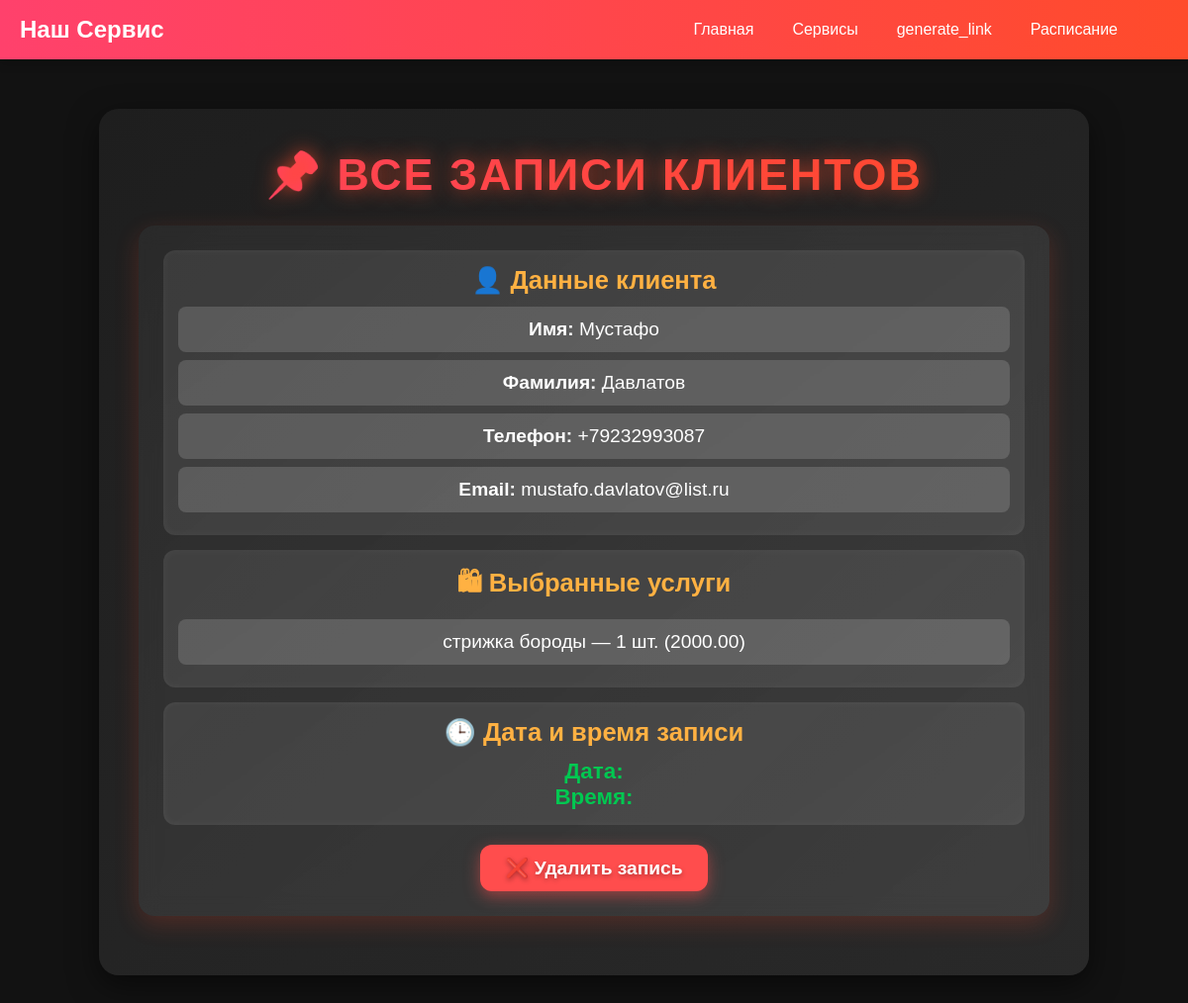
The page /order (signed in) on the database as committed earlier.
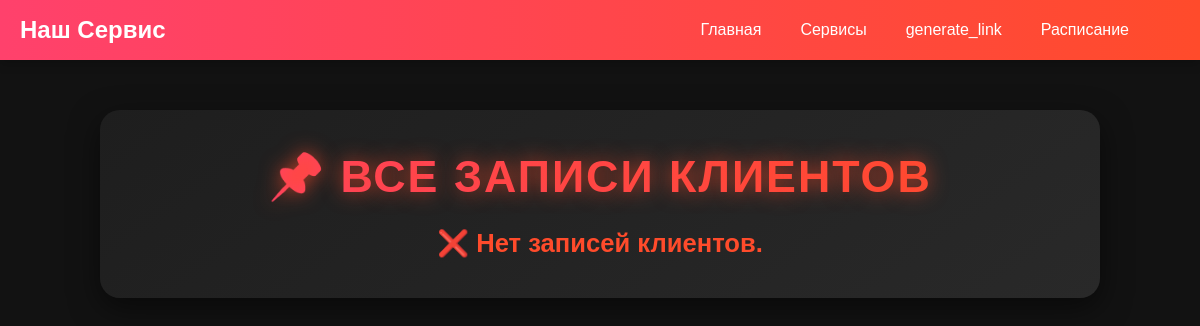
The same page on the database as committed later.
### client_web/models.py (models this page shows, shortened)
class SuccessModel(models.Model):
    name = models.ForeignKey(UserForm, on_delete=models.CASCADE)  # Клиент, который записался
    basket_history = models.JSONField(default=dict, blank=True)  # Поле для хранения истории корзины
    time_history = models.JSONField(default=dict, blank=True)  # Поле для хранения истории времени
    executor = models.ForeignKey(User, on_delete=models.CASCADE)  # Владелец компании (исполнитель)
    session_key = models.CharField(max_length=40, blank=True, null=True)  # Добавляем session_key
    created_at = models.DateTimeField(auto_now_add=True)  # Дата создания записи
    scheduled_date = models.DateField(null=True, blank=True)
    scheduled_time_slot = models.CharField(max_length=50, blank=True, null=True)
    class Meta:
        verbose_name = "SuccessModel"
        verbose_name_plural = "SuccessModels"

class UserForm(models.Model):
    name = models.CharField("First name", max_length=250, unique=False)
    surname = models.CharField("Surname", max_length=250, unique=False)
    phone = PhoneNumberField("Phone", unique=False)
    email = models.EmailField("Email", unique=False)
    text = models.TextField("Comment", blank=True, null=True)
    date = models.DateField(null=True, blank=True)  # Добавляем поле для даты
    session_key = models.CharField(max_length=40, blank=True, null=True)  # Добавляем session_key
    class Meta:
        verbose_name = "UserForm"
        verbose_name_plural = "UserForms"

### main_page/views.py (the view)
# urls.py: path('order', OrderViews.as_view(), name="order"),
class OrderViews( ListView):
    model = SuccessModel
    template_name = 'main_page/main.html'
    context_object_name = "records"
    def get_queryset(self):
        if self.request.user.is_authenticated:
            return SuccessModel.objects.filter(executor=self.request.user).select_related('name', 'executor')
        return SuccessModel.objects.none()  # Возвращаем пустой QuerySet для неаутентифицированных пользователей
    def get_context_data(self, **kwargs):
        context = super().get_context_data(**kwargs)
        records = self.get_queryset()
        context["records"] = records
        return context

### schedule/models.py (called while the page is built)
    @staticmethod
    def delete_past_days():
        today = date.today()
        past_days = DaySchedule.objects.filter(date__lt=today)  # Все дни до сегодняшнего
        for day in past_days:
            day.time_slots.all().delete()  # Удаляем временные слоты
        past_days.delete()  # Удаляем сами дни

### main_page/templates/main_page/main.html (shortened to what this page needs)
{% extends "main_page/base.html" %}
{% load static %}
{% block extra_css %}
    <link rel="stylesheet" href="{% static 'main_page/css/main.css' %}">
{% endblock %}
{% block body %}
{% include "main_page/base.html" %}
    <div class="record-container">
        <h2 class="record-title">📌 Все записи клиентов</h2>
        {% if records %}
            {% for record in records %}
                <div class="record-card">
                    <div class="record-section">
                        <h3 class="section-title">👤 Данные клиента</h3>
                        <ul class="info-list">
                            <li><strong>Имя:</strong> {{ record.name.name }}</li>
                            <li><strong>Фамилия:</strong> {{ record.name.surname }}</li>
                            <li><strong>Телефон:</strong> {{ record.name.phone }}</li>
                            <li><strong>Email:</strong> {{ record.name.email }}</li>
                        </ul>
                    </div>
                    <div class="record-section">
                        <h3 class="section-title">🛍 Выбранные услуги</h3>
                        <ul class="services-list">
                            {% for item in record.basket_history %}
                                <li>{{ item.service }} — {{ item.quantity }} шт. ({{ item.price }})</li>
                            {% empty %}
                                <li>Нет услуг.</li>
                            {% endfor %}
                        </ul>
                    </div>
                    <div class="record-section">
                        <h3 class="section-title">🕒 Дата и время записи</h3>
                        <p><strong>Дата:</strong> {{ record.time_history.selected_date }}</p>
                        <p><strong>Время:</strong> {{ record.time_history.selected_time_slot }}</p>
                    </div>
                    <div class="record-actions">
                        <form action="{% url 'main:delete_record' record.pk %}" method="post" class="delete-form">
                            <button type="submit" class="delete-btn">❌ Удалить запись</button>
                        </form>
                    </div>
                </div>
            {% endfor %}
        {% else %}
            <p class="no-records">❌ Нет записей клиентов.</p>
        {% endif %}
    </div>
{% endblock %}

Rows that differ between the two databases and show on the page:
removed SuccessModel: name.name "Мустафо", name.surname "Давлатов", name.phone "+79232993087", name.email "mustafo.davlatov@list.ru", service "стрижка бороды", quantity "1", price "2000.00"
Other text that changed with them:
text now shown: "❌ Нет записей клиентов."
